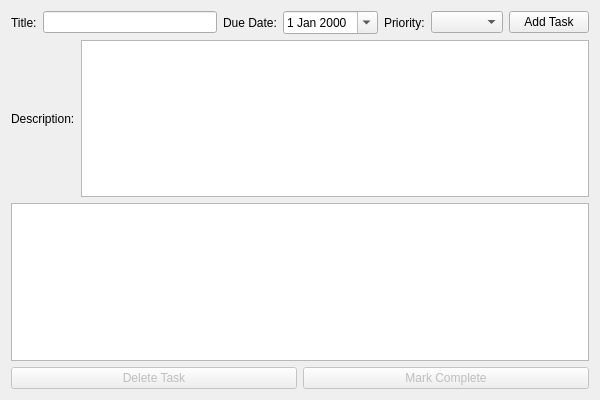
<?xml version="1.0" encoding="UTF-8"?>
<ui version="4.0">
 <class>TaskManager</class>
 <widget class="QWidget" name="TaskManager">
  <property name="geometry">
   <rect>
    <x>0</x>
    <y>0</y>
    <width>600</width>
    <height>400</height>
   </rect>
  </property>
  <layout class="QVBoxLayout" name="verticalLayout">
   <item>
    <layout class="QHBoxLayout" name="horizontalLayout">
     <item>
      <widget class="QLabel" name="label">
       <property name="text">
        <string>Title:</string>
       </property>
      </widget>
     </item>
     <item>
      <widget class="QLineEdit" name="titleLineEdit"/>
     </item>
     <item>
      <widget class="QLabel" name="label_2">
       <property name="text">
        <string>Due Date:</string>
       </property>
      </widget>
     </item>
     <item>
      <widget class="QDateEdit" name="dueDateEdit">
       <property name="calendarPopup">
        <bool>true</bool>
       </property>
      </widget>
     </item>
     <item>
      <widget class="QLabel" name="label_3">
       <property name="text">
        <string>Priority:</string>
       </property>
      </widget>
     </item>
     <item>
      <widget class="QComboBox" name="priorityComboBox"/>
     </item>
     <item>
      <widget class="QPushButton" name="addButton">
       <property name="text">
        <string>Add Task</string>
       </property>
      </widget>
     </item>
    </layout>
   </item>
   <item>
    <layout class="QHBoxLayout" name="horizontalLayout_2">
     <item>
      <widget class="QLabel" name="label_4">
       <property name="text">
        <string>Description:</string>
       </property>
      </widget>
     </item>
     <item>
      <widget class="QTextEdit" name="descriptionTextEdit"/>
     </item>
    </layout>
   </item>
   <item>
    <widget class="QTableView" name="tasksTableView"/>
   </item>
   <item>
    <layout class="QHBoxLayout" name="horizontalLayout_3">
     <item>
      <widget class="QPushButton" name="deleteButton">
       <property name="text">
        <string>Delete Task</string>
       </property>
       <property name="enabled">
        <bool>false</bool>
       </property>
      </widget>
     </item>
     <item>
      <widget class="QPushButton" name="completeButton">
       <property name="text">
        <string>Mark Complete</string>
       </property>
       <property name="enabled">
        <bool>false</bool>
       </property>
      </widget>
     </item>
    </layout>
   </item>
  </layout>
 </widget>
 <resources/>
 <connections/>
</ui>
